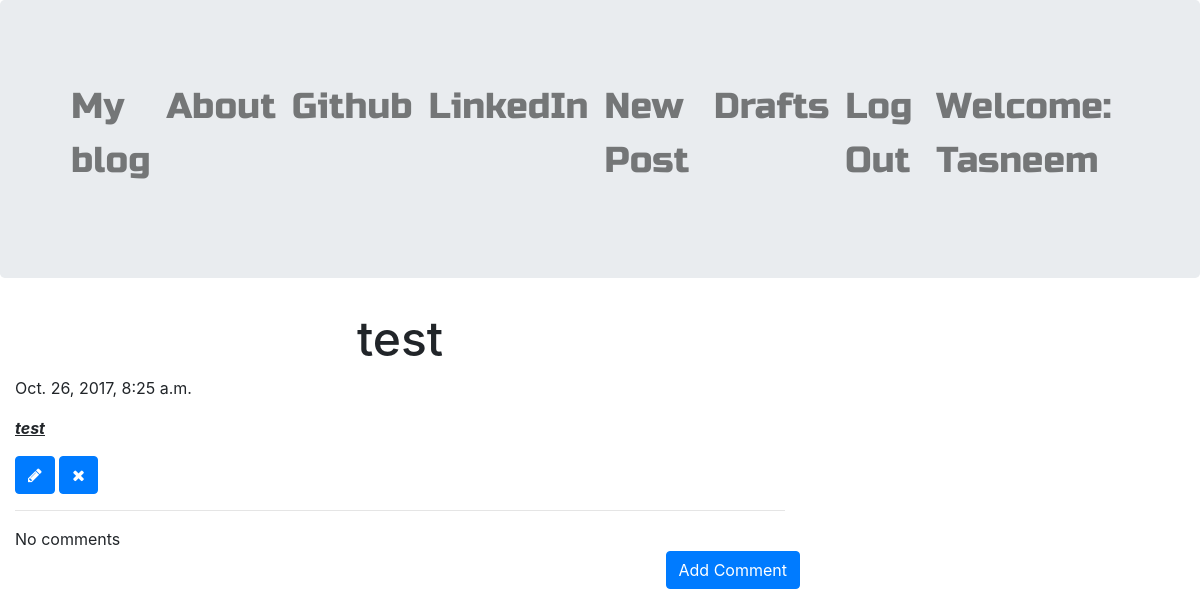
The page /post/5 (signed in) on the database its author committed.
### blog/models.py (models this page shows, shortened)
class Post(models.Model):
    author = models.ForeignKey('auth.User')
    title = models.CharField(max_length=200)
    text = models.TextField()
    create_date = models.DateTimeField(default=timezone.now)
    published_date = models.DateTimeField(blank=True,null=True)

### blog/views.py (the view)
# urls.py: url(r'^post/(?P<pk>\d+)$',views.PostDetailView.as_view(),name='post_detail'),
class PostDetailView(DetailView):
    model = Post

### blog/templates/blog/post_detail.html
{% extends "blog/base.html" %}
{% block content %}
<div class="row">
  <div class="col-md-8">
    <h1 class="posttitle loader">{{ post.title }}</h1>
    {% if post.published_date %}
    <div class"date postdate">
       {{ post.published_date }}
    </div>
    {% else %}
      <a class="btn btn-default" href="{% url 'post_publish' pk=post.pk %}">Publish</a>
    {% endif %}
    <p class='postcontent'>{{ post.text|safe|linebreaksbr }}</p>
    {% if user.is_authenticated %}
      <a class='btn btn-primary' href="{% url 'post_edit' pk=post.pk %}">
        <i class="fa fa-pencil" aria-hidden="true"></i>      </a>
      <a class='btn btn-primary' href="{% url 'post_remove' pk=post.pk %}">
        <i class="fa fa-times" aria-hidden="true"></i>
      </a>
    {% endif %}
    <hr>
    <a class='btn btn-primary btn-comment mt-4' href="{% url 'add_comment_to_post' pk=post.pk %}">Add Comment</a>
  </div>
</div>
<div class="row">
  <div class="col-12">
    {% for comment in post.comments.all %}
    <br>
      {% if user.is_authenticated or comment.approved_comment %}
        {{ comment.create_date }}
        {% if not comment.approved_comment %}
          <a class='btn btn-default' href="{% url 'comment_remove' pk=comment.pk %}">
            <i class="fa fa-times" aria-hidden="true"></i>
          </a>
          <a class='btn btn-primary' href="{% url 'comment_approve' pk=comment.pk %}">
            <i class="fa fa-check" aria-hidden="true"></i>
          </a>
        {% endif %}
        <p>{{ comment.text|safe|linebreaks }}</p>
        <p>Posted By: {{ comment.author }}</p>
      {% endif %}
      {% empty %}
      <p>No comments</p>
    {% endfor %}
  </div>
</div>
{% endblock %}

### blog/templates/blog/base.html (shortened to what this page needs)
<!DOCTYPE html>
{% load staticfiles %}
<html>
  <head>
    <link rel="stylesheet" href="https://maxcdn.bootstrapcdn.com/bootstrap/4.0.0-beta/css/bootstrap.min.css">
    <link rel="stylesheet" href="https://maxcdn.bootstrapcdn.com/font-awesome/4.5.0/css/font-awesome.min.css">
    <link rel="stylesheet" href="//cdn.jsdelivr.net/npm/medium-editor@latest/dist/css/medium-editor.min.css" type="text/css" media="screen" charset="utf-8">
    <link rel="stylesheet" href="{% static  'css/blog.css' %}">
  </head>
  <body class="loader">
    <div class="container-fluid">
      <div class="row jumbotron">
            <div class="col-12">
          <nav class="navbar navbar-expand-lg navbar-light techfont">
            <div class="collapse navbar-collapse">
              <ul class="navbar-nav mr-auto">
                <li><a class='nav-link bigbrand' href="{% url 'post_list' %}">My blog</a></li>
                <li><a class='nav-link bigbrand' href ="{% url 'about' %}">About</a></li>
                <li><a class='nav-link bigbrand' href="https://www.github.com">Github</a></li>
                <li><a class='nav-link bigbrand' href="https://www.linkedin.com">LinkedIn</a></li>
              </ul>
              <ul class="navbar-nav ml-auto">
                {% if user.is_authenticated %}
                <li>
                  <a class='nav-link bigbrand' href="{% url 'post_new' %}">New Post</a>
                </li>
                <li>
                  <a class='nav-link bigbrand' href="{% url 'post_draft_list' %}">Drafts</a>
                </li>
                <li>
                  <a class='nav-link bigbrand' href="{% url 'logout' %}">Log Out</a>
                </li>
                <li>
                    <a class='nav-link bigbrand'>Welcome: {{ user.username }}</a>
                </li>
                  {% else %}
                  <li><a class='nav-link bigbrand' href="{% url 'login' %}"><i class="fa fa-user span-i-size" aria-hidden="true"></i></a></li>
                {% endif %}
              </ul>
            </div>
          </nav>
            </div>
      </div>
      <div class="content row">
        <div class="col-12">
          <div class="block_posts">
            {% block content %}
            {% endblock %}
          </div>
        </div>
      </div>
    </div>
  </body>
</html>

### blog/static/css/blog.css (style rules this page uses)
.techfont { font-family: 'Russo One', sans-serif; font-size: 1.5em; margin-bottom: 10px; }
.bigbrand { font-size: 1.5em; }
.posttitle { font-family: : 'Russo One', sans-serif; font-size: 3em; text-align: center; }
.postcontent { font-family: 'Montserrat'; font-size: 1.5em; }
.btn-comment { position: absolute; right: 0px; z-index: 212222; }
.loader { filter:hue-rotate(0deg); color:linear-gradient(45deg,#0f8,#08f); animation:hue 10000ms infinite linear; }

### rows shown on the page
Post: title "test", published_date "Oct. 26, 2017, 8:25 a.m.", text "test"

### other values the page prints
{{ user.username }} "Tasneem"
